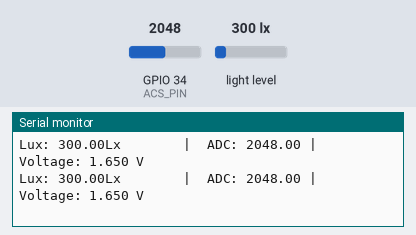
Recording of a sketch running on a simulated ESP32. On the bench: the last lines printed to the serial monitor. The test bench sets the inputs (shaded band); at power-on: light level 300 lx, GPIO 34 (ACS_PIN) = 2048.

Above: at 2.2 s.
2.3 s: light level set to 40 lx
At 3.2 s:
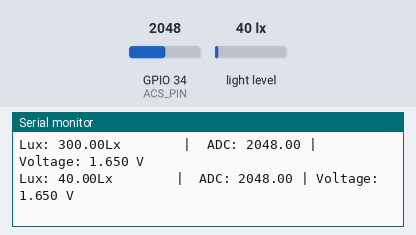
3.8 s: GPIO 34 (ACS_PIN) set to 2866
At 4.3 s:
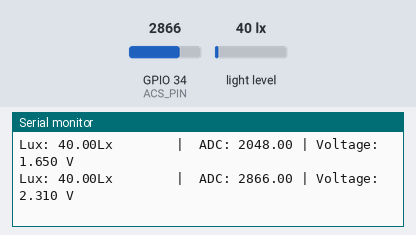
5.3 s: light level set to 500 lx
At 6.0 s:
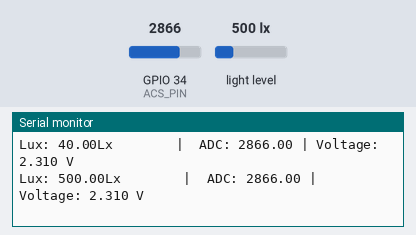
6.8 s: GPIO 34 (ACS_PIN) set to 3603
At 6.8 s:
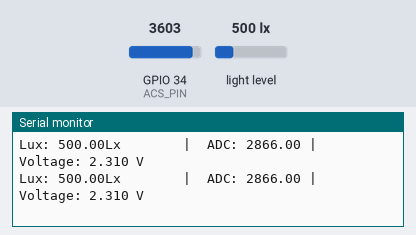
Timing chart, 0 to 9.3 s (numbered marks = the images above; inputs shaded):
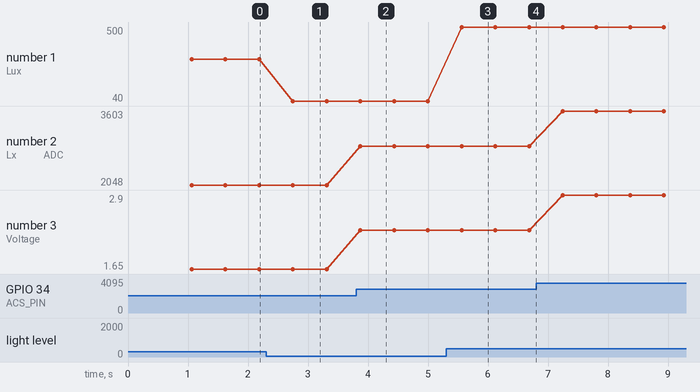

Measured:
- after the input at 2.3 s, the serial monitor: prints a new line after 0.45 s (image 1)
- after the input at 3.8 s, the serial monitor: prints a new line after 0.07 s (image 2)
- after the input at 5.3 s, the serial monitor: prints a new line after 0.26 s (image 3)
- plotted number 1: 300 → 40 after the input at 2.3 s, 40 → 500 after the input at 5.3 s
- plotted number 2: 2048 → 2866 after the input at 3.8 s, 2866 → 3603 after the input at 6.8 s
- plotted number 3: 1.65 → 2.31 after the input at 3.8 s, 2.31 → 2.9 after the input at 6.8 s

The sketch:

BH1750_and_ACS712.ino
```cpp
#include <Wire.h>
#include <BH1750.h>

BH1750 lightmeter;
const int ACS_PIN = 34;


void setup() {
  // put your setup code here, to run once:
  Serial.begin(115200);
  Wire.begin(22,21);
  lightmeter.begin();
  Serial.println("lux reading starts:");
  delay(1000);

}

void loop() {
  // put your main code here, to run repeatedly:
  float lux = lightmeter.readLightLevel();

  long sum = 0;

  // Average 100 readings to reduce noise
  for (int i = 0; i < 100; i++) {
    sum += analogRead(ACS_PIN);
    delayMicroseconds(500);
  }

  float adc = sum / 100.0;

  // ESP32 ADC voltage (approximate)
  float voltage = (adc / 4095.0) * 3.3;

    Serial.print("Lux: ");
  Serial.print(lux);
  Serial.print("Lx        |  ");

  Serial.print("ADC: ");
  Serial.print(adc);
  Serial.print(" | Voltage: ");
  Serial.print(voltage, 3);
  Serial.println(" V");


  delay(500);
}
```
